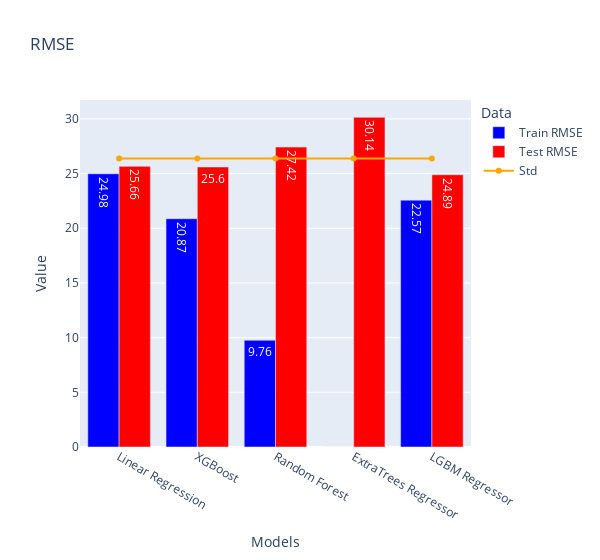

Source (notebook cell):
### Code cell
fig = go.Figure()

# Bar chart for RMSE
fig.add_trace(go.Bar(
    x=models,
    y=train_rmse,
    name='Train RMSE',
    marker_color='blue',
    text=train_rmse,  # Add this line to specify the text for each bar
    # 'auto' places the text inside the bars; you can also use 'outside' or 'inside'
    textposition='auto'
))

fig.add_trace(go.Bar(
    x=models,
    y=test_rmse,
    name='Test RMSE',
    marker_color='red',
    text=test_rmse,  # Add this line to specify the text for each bar
    # 'auto' places the text inside the bars; you can also use 'outside' or 'inside'
    textposition='auto'
))
# Update the layout
fig.update_layout(
    barmode='group',
    title='RMSE',
    xaxis_title='Models',
    yaxis_title='Value',
    legend_title='Data',
    width=600,
    # plot_bgcolor='rgba(0,0,0,0)',  # Set plot background color to transparent
    # paper_bgcolor='rgba(0,0,0,0)'
)

# # Line chart for std
# fig.add_trace(go.Scatter(
#     x=models,
#     y=[stdev for model in models],
#     mode='lines+markers',
#     name='Std',
#     line=dict(color='green', width=2)
# ))

# Line chart for std
fig.add_trace(go.Scatter(
    x=models,
    y=[standard_deviation for i in range(len(models))],
    mode='lines+markers',
    name='Std',
    line=dict(color='orange', width=2)
))
fig.show()

### Figure 1 — Plotly figure (JSON) as saved in the notebook; plotly's stock layout.template omitted (floating-point values rounded to 4 significant figures)
{"data": [{"marker": {"color": "blue"}, "name": "Train RMSE", "text": ["24.98", "20.87", "9.76", "0.0", "22.57"], "textposition": "auto", "type": "bar", "x": ["Linear Regression", "XGBoost", "Random Forest", "ExtraTrees Regressor", "LGBM Regressor"], "y": [24.98, 20.87, 9.76, 0, 22.57]}, {"marker": {"color": "red"}, "name": "Test RMSE", "text": ["25.66", "25.6", "27.42", "30.14", "24.89"], "textposition": "auto", "type": "bar", "x": ["Linear Regression", "XGBoost", "Random Forest", "ExtraTrees Regressor", "LGBM Regressor"], "y": [25.66, 25.6, 27.42, 30.14, 24.89]}, {"line": {"color": "orange", "width": 2}, "mode": "lines+markers", "name": "Std", "type": "scatter", "x": ["Linear Regression", "XGBoost", "Random Forest", "ExtraTrees Regressor", "LGBM Regressor"], "y": [26.38, 26.38, 26.38, 26.38, 26.38]}], "layout": {"barmode": "group", "legend": {"title": {"text": "Data"}}, "title": {"text": "RMSE"}, "width": 600, "xaxis": {"title": {"text": "Models"}}, "yaxis": {"title": {"text": "Value"}}}}
